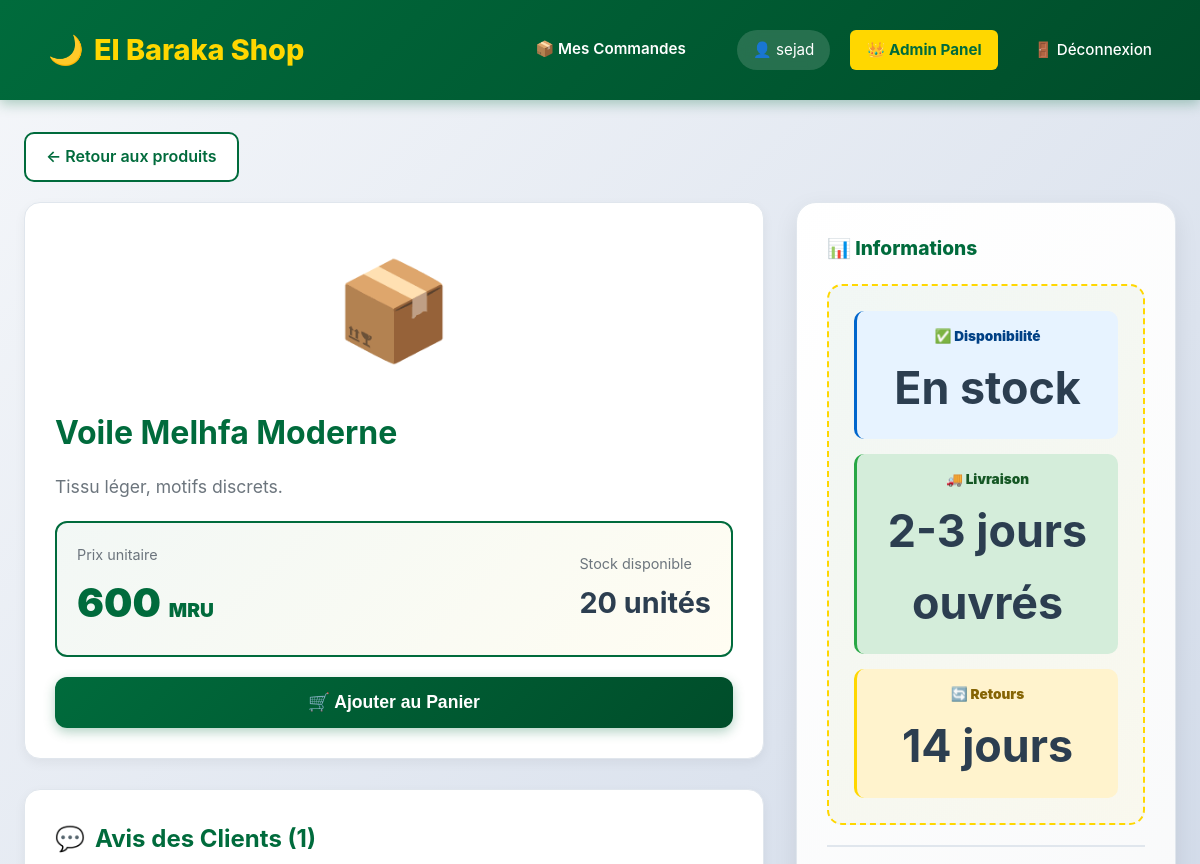
Page /produit/4 (signed in, upper part) on the earlier database version.
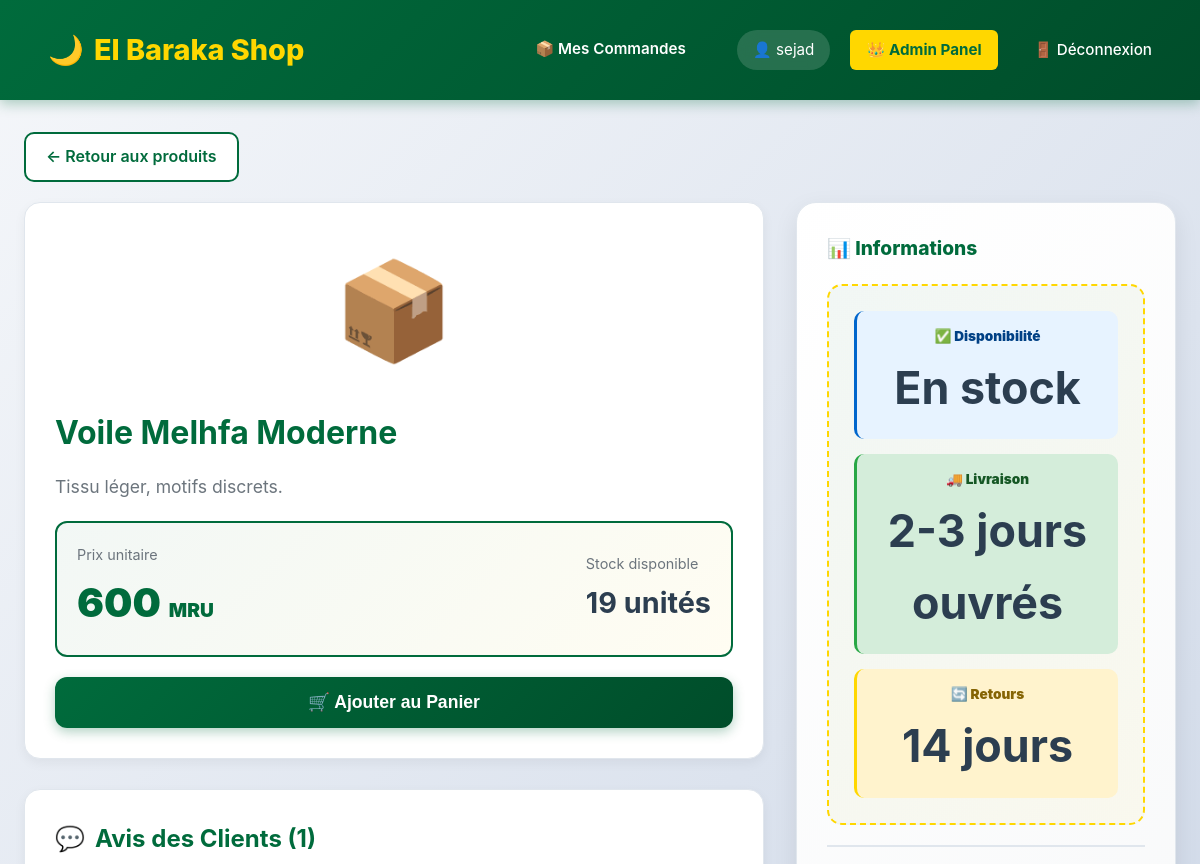
Same page on the later database version.
### tables this page shows
CREATE TABLE produits (
            id INTEGER PRIMARY KEY AUTOINCREMENT,
            nom TEXT NOT NULL,
            description TEXT,
            prix DECIMAL(10, 2) NOT NULL,
            quantite INTEGER DEFAULT 10
        );

### app.py (the view)
@app.route('/produit/<int:produit_id>')
def produit_details(produit_id):
    if 'user_id' not in session: return redirect('/login')
    conn = get_db_connection()
    produit = conn.execute("SELECT * FROM produits WHERE id = ?", (produit_id,)).fetchone()
    if not produit:
        flash("Produit introuvable.", "danger")
        conn.close()
        return redirect('/')
    commentaires = conn.execute("""
        SELECT c.*, u.username
        FROM commentaires c
        JOIN utilisateurs u ON c.utilisateur_id = u.id
        WHERE c.produit_id = ?
        ORDER BY c.date_post DESC
    """, (produit_id,)).fetchall()
    conn.close()
    return render_template('produit_details.html', produit=produit, commentaires=commentaires)

### app.py (called while the page is built)
def get_db_connection():
    conn = sqlite3.connect('elbaraka.db')
    conn.row_factory = sqlite3.Row
    return conn

### templates/produit_details.html (shortened to what the changed rows need)
{% extends "base.html" %}
{% block content %}
<div style="max-width: 1200px; margin: 0 auto;">
    <div class="main-layout">
        <div>
            <div style="background: white; padding: 30px; border-radius: 16px; box-shadow: 0 4px 12px rgba(0,0,0,0.05); border: 1px solid #e0e6ed; margin-bottom: 30px;">
                <div style="text-align: center; font-size: 6rem; margin-bottom: 20px;">📦</div>
                <h1 style="color: var(--primary); margin-bottom: 15px; font-size: 2rem;">{{ produit.nom }}</h1>
                <p style="color: #6c757d; font-size: 1.1rem; line-height: 1.6; margin-bottom: 20px;">
                    {{ produit.description }}
                </p>
                <div style="display: flex; justify-content: space-between; align-items: center; padding: 20px; background: linear-gradient(135deg, rgba(0, 107, 60, 0.05) 0%, rgba(255, 215, 0, 0.05) 100%); border-radius: 12px; border: 2px solid var(--primary);">
                    <div>
                        <div style="font-size: 0.9rem; color: #6c757d; margin-bottom: 5px;">Prix unitaire</div>
                        <div style="font-size: 2.5rem; font-weight: 900; color: var(--primary);">
                            {{ produit.prix }} <span style="font-size: 1.2rem;">MRU</span>
                        </div>
                    </div>
                    <div>
                        <div style="font-size: 0.9rem; color: #6c757d; margin-bottom: 5px;">Stock disponible</div>
                        <div style="font-size: 1.8rem; font-weight: 700; color: var(--text);">
                            {{ produit.quantite }} unités
                        </div>
                    </div>
                </div>
                <button class="btn-primary" style="width: 100%; margin-top: 20px; padding: 15px; font-size: 1.1rem;">
                    🛒 Ajouter au Panier
                </button>
            </div>
            <div style="background: white; padding: 30px; border-radius: 16px; box-shadow: 0 4px 12px rgba(0,0,0,0.05); border: 1px solid #e0e6ed;">
                <h2 style="color: var(--primary); margin-bottom: 20px; display: flex; align-items: center; gap: 10px;">
                    <span>💬</span>
                    <span>Avis des Clients ({{ commentaires|length }})</span>
                </h2>
            </div>
        </div>
    </div>
</div>
{% endblock %}

Differences in the rows shown:
changed produits "Voile Melhfa Moderne": quantite "20" → "19"
